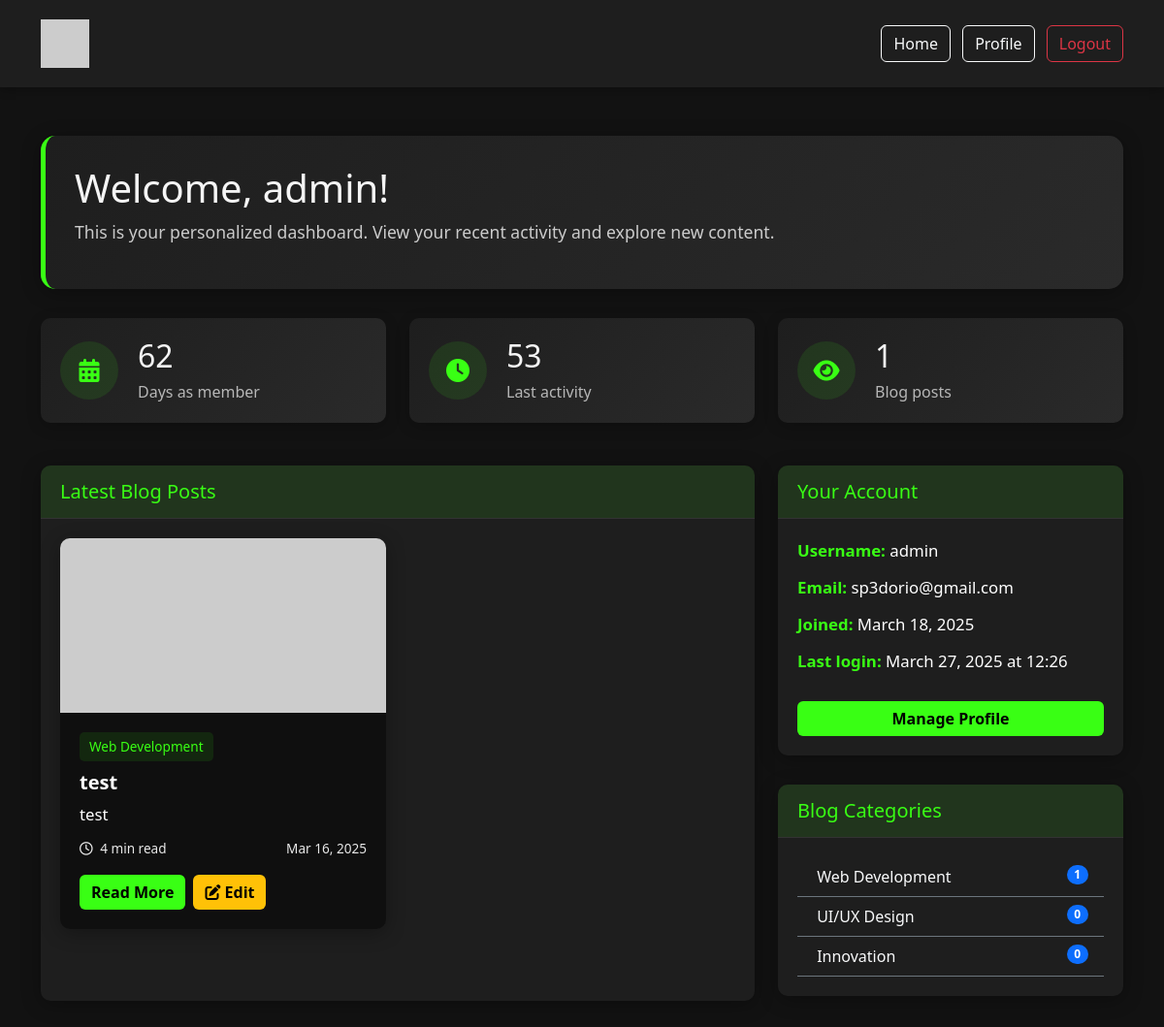
Page /dashboard (signed in) on the earlier database version.
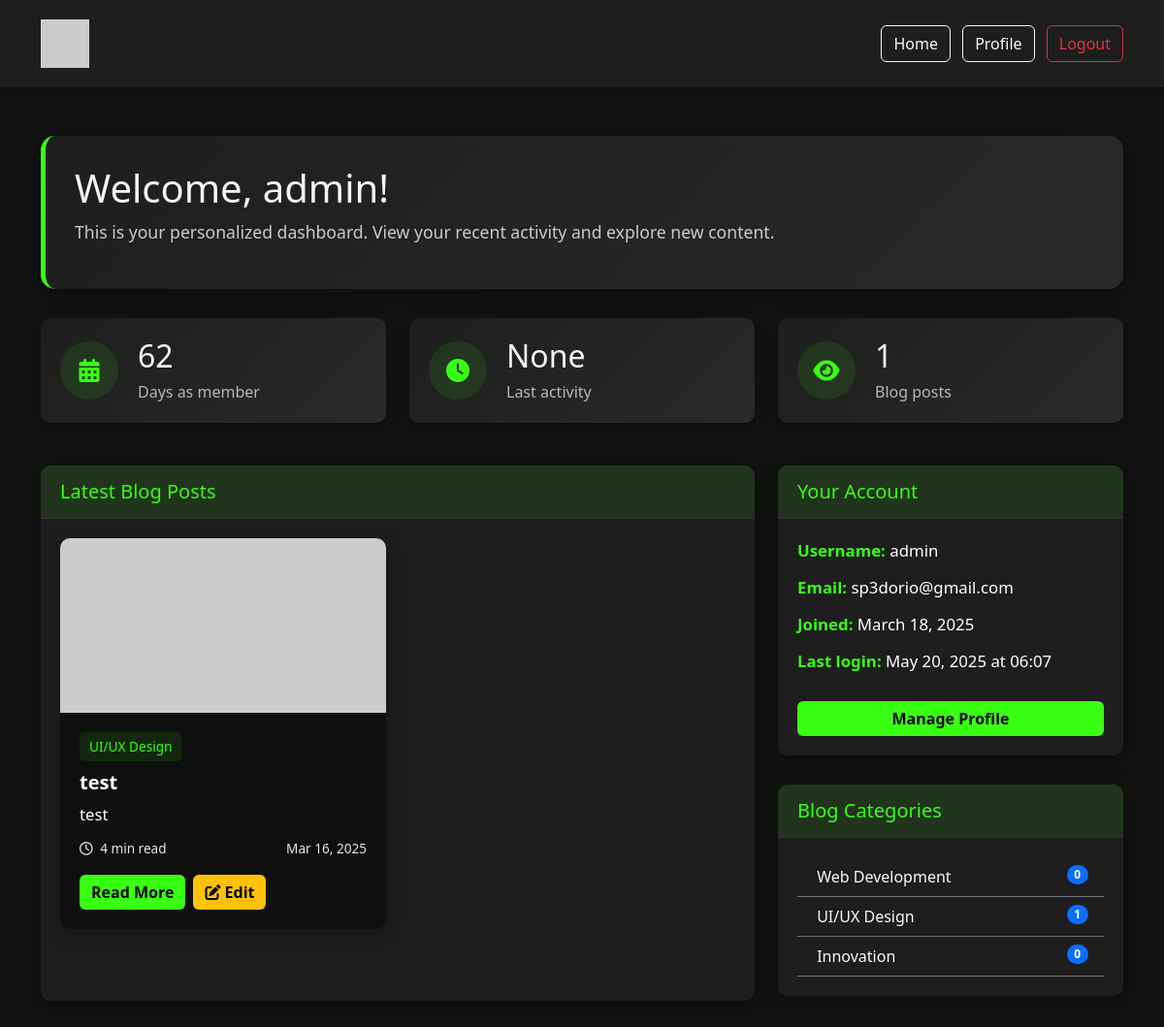
Same page on the later database version.
### backend/app.py (models this page shows, shortened)
class User(UserMixin, db.Model):
    id = db.Column(db.Integer, primary_key=True)
    username = db.Column(db.String(80), unique=True, nullable=False)
    email = db.Column(db.String(120), unique=True, nullable=False)
    password_hash = db.Column(db.String(128))
    created_at = db.Column(db.DateTime, default=datetime.utcnow)
    last_login = db.Column(db.DateTime)
    posts = db.relationship('Post', backref='author', lazy=True)

class Post(db.Model):
    id = db.Column(db.Integer, primary_key=True)
    title = db.Column(db.String(200), nullable=False)
    slug = db.Column(db.String(200), unique=True, nullable=False)
    content = db.Column(db.Text, nullable=False)
    summary = db.Column(db.String(300), nullable=True)
    featured_image = db.Column(db.String(200), nullable=True)
    read_time = db.Column(db.Integer, default=5)
    created_at = db.Column(db.DateTime, default=datetime.utcnow)
    updated_at = db.Column(db.DateTime, default=datetime.utcnow, onupdate=datetime.utcnow)
    published = db.Column(db.Boolean, default=False)
    category_id = db.Column(db.Integer, db.ForeignKey('category.id'), nullable=False)
    user_id = db.Column(db.Integer, db.ForeignKey('user.id'), nullable=False)

class Category(db.Model):
    id = db.Column(db.Integer, primary_key=True)
    name = db.Column(db.String(50), unique=True, nullable=False)
    slug = db.Column(db.String(50), unique=True, nullable=False)
    icon = db.Column(db.String(50), nullable=True)
    posts = db.relationship('Post', backref='category', lazy=True)

### backend/app.py (the view)
@app.route('/dashboard')
@login_required
def dashboard():
    template_path = os.path.join(app.root_path, 'templates', 'auth', 'dashboard.html')
    if not os.path.exists(template_path):
        print(f"WARNING: Dashboard template not found at {template_path}")
        flash("Dashboard template not found. Please check your installation.", "danger")
        return redirect(url_for('index'))
    try:
        if current_user.created_at:
            delta = datetime.utcnow() - current_user.created_at
            days_since_joined = delta.days
        else:
            days_since_joined = 0
        days_since_last_login = None
        if current_user.last_login:
            delta = datetime.utcnow() - current_user.last_login
            if delta.days > 0:
                days_since_last_login = delta.days
        total_posts = Post.query.count()
        recent_posts = Post.query.filter_by(published=True).order_by(Post.created_at.desc()).limit(4).all()
        categories = Category.query.all()
        return render_template('auth/dashboard.html',
                            days_since_joined=days_since_joined,
                            days_since_last_login=days_since_last_login,
                            total_posts=total_posts,
                            recent_posts=recent_posts,
                            categories=categories)
    except Exception as e:
        print(f"Error in dashboard route: {str(e)}")
        flash(f"Error loading dashboard: {str(e)}", "danger")
        return redirect(url_for('index'))

### backend/app.py (called while the page is built)
@login_manager.user_loader
def load_user(user_id):
    return User.query.get(int(user_id))

### backend/templates/auth/dashboard.html (shortened to what this page needs)
<!DOCTYPE html>
<html lang="en">
<head>
    <link href="https://cdn.jsdelivr.net/npm/bootstrap@5.3.0/dist/css/bootstrap.min.css" rel="stylesheet">
    <link rel="stylesheet" href="https://cdnjs.cloudflare.com/ajax/libs/font-awesome/6.0.0/css/all.min.css">
</head>
<body>
    <header class="header">
        <div class="container">
            <a href="/">
                <img src="{{ url_for('static', filename='uploads/logo.png') }}" alt="Logo" class="header-logo" onerror="this.src='https://via.placeholder.com/50'">
            </a>
            <div>
                <a href="/" class="btn btn-outline-light me-2">Home</a>
                <a href="{{ url_for('profile') }}" class="btn btn-outline-light me-2">Profile</a>
                <a href="{{ url_for('logout') }}" class="btn btn-outline-danger">Logout</a>
            </div>
        </div>
    </header>
    <div class="container dashboard-container">
        <div class="welcome-card">
            <h1>Welcome, {{ current_user.username }}!</h1>
            <p>This is your personalized dashboard. View your recent activity and explore new content.</p>
        </div>
        <div class="row">
            <div class="col-md-4">
                <div class="stat-card">
                    <div class="stat-icon">
                        <i class="fas fa-calendar-alt"></i>
                    </div>
                    <div class="stat-info">
                        <h3>{{ days_since_joined }}</h3>
                        <p>Days as member</p>
                    </div>
                </div>
            </div>
            <div class="col-md-4">
                <div class="stat-card">
                    <div class="stat-icon">
                        <i class="fas fa-clock"></i>
                    </div>
                    <div class="stat-info">
                        <h3>{{ days_since_last_login|default('Today') }}</h3>
                        <p>Last activity</p>
                    </div>
                </div>
            </div>
            <div class="col-md-4">
                <div class="stat-card">
                    <div class="stat-icon">
                        <i class="fas fa-eye"></i>
                    </div>
                    <div class="stat-info">
                        <h3>{{ total_posts }}</h3>
                        <p>Blog posts</p>
                    </div>
                </div>
            </div>
        </div>
        <div class="row mt-4">
            <div class="col-md-8">
                <div class="card">
                    <div class="card-header">
                        <h5 class="mb-0">Latest Blog Posts</h5>
                    </div>
                    <div class="card-body">
                        <div class="row">
                            {% for post in recent_posts %}
                            <div class="col-md-6 mb-4">
                                <div class="card post-card">
                                    {% if post.featured_image %}
                                    <img src="{{ url_for('static', filename='uploads/' + post.featured_image) }}" class="card-img-top" alt="{{ post.title }}">
                                    {% else %}
                                    <img src="https://via.placeholder.com/300x180?text=No+Image" class="card-img-top" alt="No Image">
                                    {% endif %}
                                    <div class="card-body">
                                        <span class="post-category">{{ post.category.name }}</span>
                                        <h5 class="card-title">{{ post.title }}</h5>
                                        <p class="card-text">{{ post.summary[:100] + '...' if post.summary and post.summary|length > 100 else post.summary }}</p>
                                        <div class="post-meta d-flex justify-content-between">
                                            <span><i class="far fa-clock me-1"></i> {{ post.read_time }} min read</span>
                                            <span>{{ post.created_at.strftime('%b %d, %Y') }}</span>
                                        </div>
                                        <div class="d-flex mt-3">
                                            <a href="/api/posts/{{ post.slug }}" class="btn btn-primary me-2">Read More</a>
                                            <a href="{{ url_for('user_edit_post', id=post.id) }}" class="btn btn-warning">
                                                <i class="fas fa-edit"></i> Edit
                                            </a>
                                        </div>
                                    </div>
                                </div>
                            </div>
                            {% else %}
                            <div class="col-12">
                                <p>No posts yet. Check back soon for new content!</p>
                            </div>
                            {% endfor %}
                        </div>
                    </div>
                </div>
            </div>
            <div class="col-md-4">
                <div class="card">
                    <div class="card-header">
                        <h5 class="mb-0">Your Account</h5>
                    </div>
                    <div class="card-body">
                        <p><strong>Username:</strong> {{ current_user.username }}</p>
                        <p><strong>Email:</strong> {{ current_user.email }}</p>
                        <p><strong>Joined:</strong> {{ current_user.created_at.strftime('%B %d, %Y') }}</p>
                        <p><strong>Last login:</strong> {{ current_user.last_login.strftime('%B %d, %Y at %H:%M') if current_user.last_login else 'Never' }}</p>
                        <a href="{{ url_for('profile') }}" class="btn btn-primary w-100 mt-3">Manage Profile</a>
                    </div>
                </div>
                <div class="card mt-4">
                    <div class="card-header">
                        <h5 class="mb-0">Blog Categories</h5>
                    </div>
                    <div class="card-body">
                        <ul class="list-group list-group-flush bg-transparent">
                            {% for category in categories %}
                            <li class="list-group-item bg-transparent border-bottom border-secondary text-light">
                                <i class="fas fa-{{ category.icon }}"></i> {{ category.name }}
                                <span class="badge bg-primary rounded-pill float-end">{{ category.posts|length }}</span>
                            </li>
                            {% else %}
                            <li class="list-group-item bg-transparent text-light">No categories found</li>
                            {% endfor %}
                        </ul>
                    </div>
                </div>
            </div>
        </div>
    </div>
</body>
</html>

### backend/templates/auth/dashboard.html (style rules this page uses)
:root { --primary-color: #39ff14; --dark-bg: #121212; --darker-bg: #1e1e1e; --light-text: #f5f5f5; }
body { background-color: var(--dark-bg); color: var(--light-text); font-family: 'Segoe UI', Tahoma, Geneva, Verdana, sans-serif; min-height: 100vh; }
.header { background-color: var(--darker-bg); padding: 20px 0; box-shadow: 0 2px 10px rgba(0, 0, 0, 0.3); }
.header .container { display: flex; align-items: center; justify-content: space-between; }
.header-logo { height: 50px; }
.btn-primary { background-color: var(--primary-color); border: none; color: #000; font-weight: 600; }
.dashboard-container { margin-top: 50px; }
.welcome-card { background: linear-gradient(135deg, #1e1e1e 0%, #2a2a2a 100%); border-radius: 15px; padding: 30px; margin-bottom: 30px; box-shadow: 0 4px 20px rgba(0, 0, 0, 0.3); border-left: 5px solid var(--primary-color); }
.welcome-card h1 { font-size: 2.5rem; margin-bottom: 0.5rem; }
.welcome-card p { font-size: 1.1rem; opacity: 0.8; }
.card { background-color: var(--darker-bg); border: none; border-radius: 10px; box-shadow: 0 4px 20px rgba(0, 0, 0, 0.3); margin-bottom: 30px; overflow: hidden; }
.card-header { background-color: rgba(57, 255, 20, 0.1); color: var(--primary-color); font-weight: 600; padding: 15px 20px; border-bottom: 1px solid #333; }
.card-body { padding: 20px; }
.stat-card { background: linear-gradient(135deg, #1e1e1e 0%, #2a2a2a 100%); border-radius: 10px; padding: 20px; display: flex; align-items: center; margin-bottom: 20px; box-shadow: 0 4px 15px rgba(0, 0, 0, 0.2); }
.stat-icon { width: 60px; height: 60px; border-radius: 50%; background-color: rgba(57, 255, 20, 0.1); display: flex; align-items: center; justify-content: center; margin-right: 20px; color: var(--primary-color); font-size: 1.5rem; }
.stat-info h3 { font-size: 2rem; margin-bottom: 5px; }
.stat-info p { margin: 0; opacity: 0.7; }
.post-card { transition: transform 0.3s; }
.post-card .card-img-top { height: 180px; object-fit: cover; }
.post-card .card-title { font-size: 1.25rem; margin-bottom: 0.5rem; }
.post-category { display: inline-block; background-color: rgba(57, 255, 20, 0.1); color: var(--primary-color); padding: 5px 10px; border-radius: 5px; font-size: 0.85rem; margin-bottom: 10px; }
.post-meta { font-size: 0.85rem; opacity: 0.7; }
.post-card .card-body { color: var(--light-text); background-color: rgba(0, 0, 0, 0.5); }
.post-card .card-title { color: white; font-weight: bold; }
.post-card .card-text { color: white; font-size: 1.05rem; }
.post-card .post-meta { color: white; opacity: 0.9; }
.card .card-body p { color: white; font-size: 1.05rem; margin-bottom: 0.8rem; }
.card .card-body p strong { color: var(--primary-color); }
.btn-warning { background-color: #FFC107; border: none; color: #000; font-weight: 600; }

Differences in the rows shown:
changed User "admin": last_login "March 27, 2025 at 12:26" → "May 20, 2025 at 06:07"
changed Post "test": category.name "Web Development" → "UI/UX Design"
computed for Category "Web Development": posts|length "1" → "0"
computed for Category "UI/UX Design": posts|length "0" → "1"
Other differences:
{{ days_since_last_login|default('Today') }}: "53" → "None"
